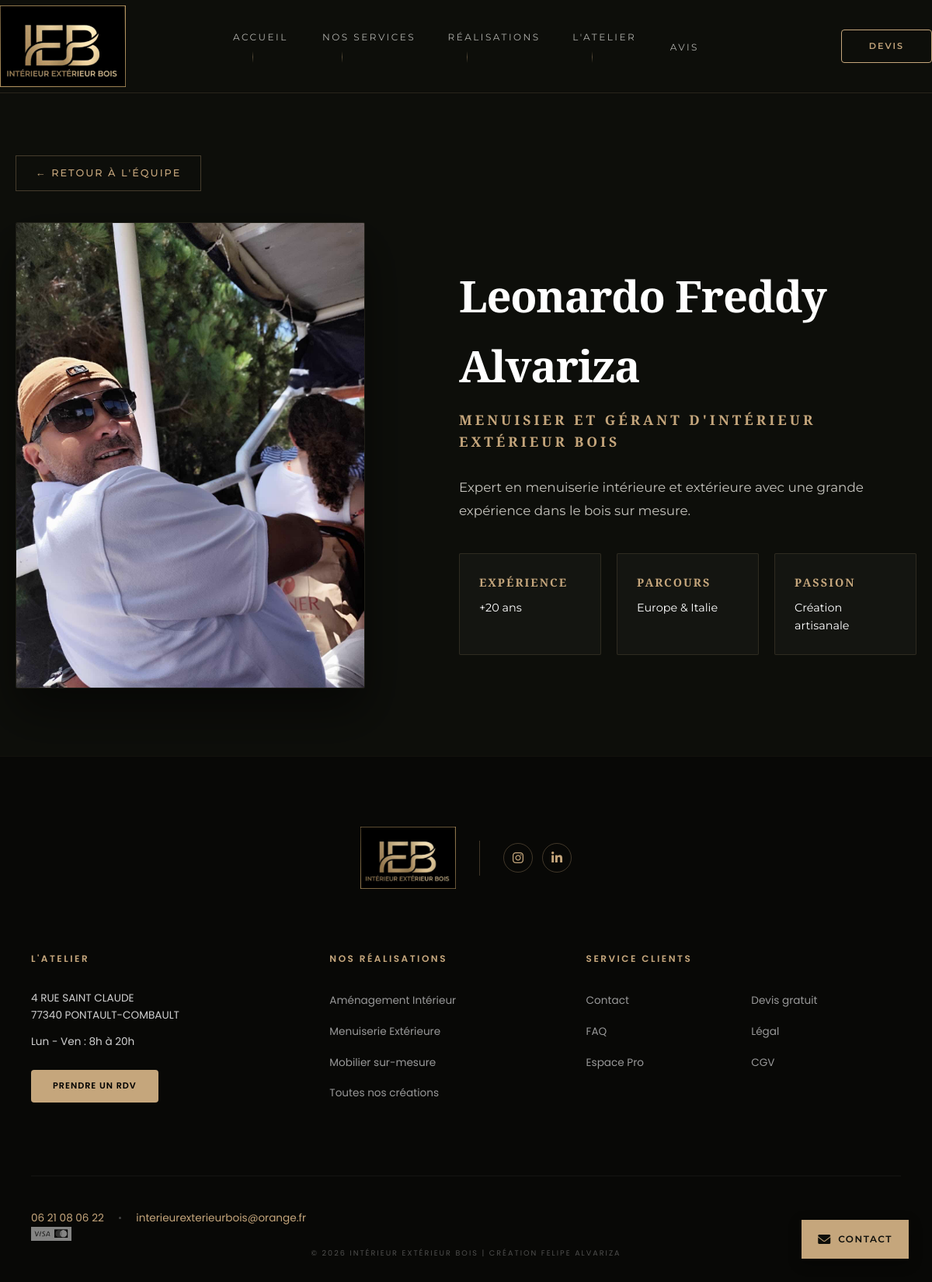
/personne_page.php?id=1, run on the app's committed database.
### tables this page shows
CREATE TABLE IF NOT EXISTS `equipe` (
  `id` int(11) NOT NULL AUTO_INCREMENT,
  `nom` varchar(255) DEFAULT NULL,
  `prenom` varchar(255) DEFAULT NULL,
  `poste` varchar(100) DEFAULT NULL,
  `description` mediumtext DEFAULT NULL,
  `photo` varchar(255) DEFAULT NULL,
  `ordre` int(11) DEFAULT NULL,
  `slug` varchar(255) DEFAULT NULL,
  `statut` varchar(50) DEFAULT 'actif',
  `date_creation` datetime DEFAULT current_timestamp(),
  PRIMARY KEY (`id`)
);

CREATE TABLE IF NOT EXISTS `equipe_cards` (
  `id` int(11) NOT NULL AUTO_INCREMENT,
  `equipe_id` int(11) DEFAULT NULL,
  `titre` varchar(255) DEFAULT NULL,
  `contenu` mediumtext DEFAULT NULL,
  `ordre` int(11) DEFAULT NULL,
  PRIMARY KEY (`id`),
  KEY `equipe_id` (`equipe_id`)
);

### src/personne_page.php (the view, shortened to what this page needs)
<?php
require_once('includes/db.php');
$id = isset($_GET['id']) ? intval($_GET['id']) : 0;
$queryMembre = $pdo->prepare("SELECT * FROM equipe WHERE id = ?");
$queryMembre->execute([$id]);
$person = $queryMembre->fetch();
$queryCards = $pdo->prepare("SELECT * FROM equipe_cards WHERE equipe_id = ? ORDER BY ordre ASC");
$queryCards->execute([$id]);
$cards = $queryCards->fetchAll();
$page_css = "css/personne_page.css?v=" . time();
include('includes/header.php');
?>
<main class="team-member-page">
    <section class="section-padding">
        <a class="back-button" href="entreprise.php">← Retour à l'équipe</a>
        <div class="member-container">
            <div class="member-image">
                <img src="<?= htmlspecialchars($person['photo']) ?>" alt="<?= htmlspecialchars($person['nom']) ?>">
            </div>
            <div class="member-info">
                <h1><?= htmlspecialchars($person['prenom'] . ' ' . $person['nom']) ?></h1>
                <h2><?= htmlspecialchars($person['poste']) ?></h2>
                <p class="member-bio"><?= nl2br(htmlspecialchars($person['description'])) ?></p>
                <?php if (!empty($cards)): ?>
                    <div class="member-cards">
                        <?php foreach ($cards as $card): ?>
                            <div class="member-card">
                                <h3><?= htmlspecialchars($card['titre']) ?></h3>
                                <p><?= htmlspecialchars($card['contenu']) ?></p>
                            </div>
                        <?php endforeach; ?>
                    </div>
                <?php endif; ?>
            </div>
        </div>
    </section>
</main>
<?php include('includes/footer.php'); ?>

### src/includes/header.php (shortened to what this page needs)
<?php
$current_page = basename($_SERVER['PHP_SELF']);
$base_path = (strpos($_SERVER['PHP_SELF'], '/admin/') !== false) ? '../' : '';
?>
<!DOCTYPE html>
<html lang="fr">
<head>
    <link rel="stylesheet" href="<?php echo $base_path; ?>css/style.css">
    <link rel="stylesheet" href="<?php echo $base_path; ?>css/header.css">
    <link rel="stylesheet" href="<?php echo $base_path; ?>css/element_flottant.css?v=<?php echo time(); ?>">
    <?php if (isset($page_css)): ?>
        <link rel="stylesheet" href="<?php echo $base_path . $page_css; ?>">
    <?php endif; ?>
</head>
<body>
    <header class="main-header">
        <div class="container">
            <div class="logo">
                <a href="<?php echo $base_path; ?>index.php">
                    <img src="<?php echo $base_path; ?>assets/img/logo_ieb.jpg" alt="IEB - Intérieur Extérieur Bois">
                </a>
            </div>
            <nav class="nav-menu" id="nav-menu">
                <ul>
                    <li style="--i:1"><a href="<?php echo $base_path; ?>index.php" class="<?php echo ($current_page == 'index.php') ? 'active' : ''; ?>">Accueil</a></li>
                    <li style="--i:2"><a href="<?php echo $base_path; ?>services.php" class="<?php echo ($current_page == 'services.php') ? 'active' : ''; ?>">Nos Services</a></li>
                    <li style="--i:3"><a href="<?php echo $base_path; ?>realisations.php" class="<?php echo ($current_page == 'realisations.php') ? 'active' : ''; ?>">Réalisations</a></li>
                    <li style="--i:4"><a href="<?php echo $base_path; ?>entreprise.php" class="<?php echo ($current_page == 'entreprise.php') ? 'active' : ''; ?>">L'Atelier</a></li>
                    <li style="--i:5"><a href="<?php echo $base_path; ?>avis.php" class="<?php echo ($current_page == 'avis.php') ? 'active' : ''; ?>">Avis</a></li>
                </ul>
            </nav>
            <div class="header-actions">
                <a href="<?php echo $base_path; ?>contact.php" class="btn-contact-pill">Devis</a>
            </div>
        </div>
    </header>

### src/includes/footer.php (shortened to what this page needs)
<?php
$base_path = (strpos($_SERVER['PHP_SELF'], '/admin/') !== false) ? '../' : '';
?>
<link rel="stylesheet" href="https://cdnjs.cloudflare.com/ajax/libs/font-awesome/6.0.0-beta3/css/all.min.css">
<link rel="stylesheet" href="<?php echo $base_path; ?>css/footer.css">
<footer class="main-footer">
    <div class="footer-container">
        <div class="brand-identity">
            <div class="brand-flex">
                <img src="<?php echo $base_path; ?>assets/img/logo_ieb.jpg" alt="Logo IEB" class="footer-logo">
                <div class="social-links">
                    <a href="https://www.instagram.com/interieur_exterieur_bois_/" target="_blank" aria-label="Instagram">
                        <i class="fab fa-instagram"></i>
                    </a>
                    <a href="#" target="_blank" aria-label="LinkedIn">
                        <i class="fab fa-linkedin-in"></i>
                    </a>
                </div>
            </div>
        </div>
        <div class="footer-main-grid">
            <div class="footer-col">
                <h4 class="col-title">L'Atelier</h4>
                <div class="col-content">
                    <p class="address">4 RUE SAINT CLAUDE<br>77340 PONTAULT-COMBAULT</p>
                    <p class="schedule">Lun - Ven : 8h à 20h</p>
                    <div class="btn-alignment">
                        <a href="<?php echo $base_path; ?>rdv.php" class="btn-gold-pill">Prendre un RDV</a>
                    </div>
                </div>
            </div>
            <div class="footer-col">
                <h4 class="col-title">Nos Réalisations</h4>
                <ul class="clean-list">
                    <li><a href="<?php echo $base_path; ?>realisations.php?filter=interieur">Aménagement Intérieur</a></li>
                    <li><a href="<?php echo $base_path; ?>realisations.php?filter=exterieur">Menuiserie Extérieure</a></li>
                    <li><a href="<?php echo $base_path; ?>realisations.php?filter=sur-mesure">Mobilier sur-mesure</a></li>
                    <li><a href="<?php echo $base_path; ?>realisations.php?filter=all">Toutes nos créations</a></li>
                </ul>
            </div>
            <div class="footer-col">
                <h4 class="col-title">Service Clients</h4>
                <div class="sub-grid-lists">
                    <ul class="clean-list">
                        <li><a href="<?php echo $base_path; ?>index.php#contact">Contact</a></li>
                        <li><a href="<?php echo $base_path; ?>faq.php">FAQ</a></li>
                        <li><a href="<?php echo $base_path; ?>admin/login.php">Espace Pro</a></li>
                    </ul>
                    <ul class="clean-list">
                        <li><a href="<?php echo $base_path; ?>contact.php">Devis gratuit</a></li>
                        <li><a href="<?php echo $base_path; ?>mentions_legales.php">Légal</a></li>
                        <li><a href="<?php echo $base_path; ?>cgv.php">CGV</a></li>
                    </ul>
                </div>
            </div>
        </div>
        <div class="footer-legal-bar">
            <div class="contact-details">
                <a href="tel:0621080622">06 21 08 06 22</a>
                <span class="dot-sep"></span>
                <a href="mailto:interieurexterieurbois@orange.fr">interieurexterieurbois@orange.fr</a>
            </div>
            <div class="payment-icons">
                <img src="<?php echo $base_path; ?>assets/img/footer/visa-mastercard.jpg" alt="Paiement sécurisé" class="img-pay">
            </div>
            <p class="copyright">
                &copy; <?php echo date('Y'); ?> INTÉRIEUR EXTÉRIEUR BOIS | CRÉATION FELIPE ALVARIZA
            </p>
        </div>
    </div>
</footer>
<?php include($base_path . 'includes/element_flottant.php'); ?>
</body>
</html>

### src/includes/element_flottant.php (shortened to what this page needs)
<a href="<?php echo $base_path; ?>index.php#contact" class="control-btn contact-bubble" title="Nous contacter">
    <i class="fa-solid fa-envelope"></i>
    <span class="bubble-text">Contact</span>
</a>

### src/css/style.css (style rules this page uses)
:root { --dark-wood: #0d0e0a; --bg-light: #161811; --light-beige: #f4f1ea; --gold-accent: #c5a67c; --gold-glow: rgba(197, 166, 124, 0.3); --transition-luxe: all 0.6s cubic-bezier(0.16, 1, 0.3, 1); }
.container { width: 90%; max-width: 1400px; margin: 0 auto; }
* { box-sizing: border-box; margin: 0; padding: 0; }
body { font-family: 'Montserrat', sans-serif; background: linear-gradient( to bottom, #0d0e0a 0%, #141610 30%, #161811 60%, #1a1c14 100% ); color: var(--light-beige); -webkit-font-smoothing: antialiased; line-height: 1.6; overflow-x: hidden; }
h1, h2, h3 { font-family: 'Playfair Display', serif; font-weight: 600; }
section { position: relative; overflow: hidden; }
:root { --gold-accent: #c5a67c; --gold-glow: rgba(197, 166, 124, 0.4); --light-beige: #f5f5f0; }
html { scroll-behavior: smooth; }
h1, h2 { letter-spacing: -0.02em; }
html, body { max-width: 100%; overflow-x: hidden; width: 100%; }

### src/css/header.css (style rules this page uses)
html, body { max-width: 100%; overflow-x: hidden; width: 100%; position: relative; }
.main-header { background-color: var(--dark-wood); backdrop-filter: blur(15px); -webkit-backdrop-filter: blur(15px); border-bottom: 1px solid rgba(197, 166, 124, 0.15); position: sticky; top: 0; z-index: 1000; height: 120px; display: flex; align-items: center; }
.main-header .container { display: flex; justify-content: space-between; align-items: center; width: 100%; }
.logo { flex: 0 0 300px; }
.logo img { height: 105px; width: auto; display: block; filter: brightness(1.1); transition: var(--transition); }
.nav-menu { flex: 2; }
.nav-menu ul { list-style: none; display: flex; justify-content: center; align-items: center; }
.nav-menu li:not(:last-child)::after { content: ""; width: 1px; height: 15px; background: linear-gradient(to bottom, transparent, var(--gold-accent), transparent); opacity: 0.4; margin: 0 25px; display: inline-block; vertical-align: middle; }
.nav-menu a { color: var(--light-beige); text-decoration: none; font-size: 0.75rem; text-transform: uppercase; letter-spacing: 2.5px; font-weight: 400; position: relative; padding: 8px 0; transition: var(--transition); opacity: 0.7; white-space: nowrap; }
.nav-menu a::after { content: ""; position: absolute; width: 0; height: 1px; bottom: 0; left: 0; background-color: var(--gold-accent); transition: var(--transition); }
.header-actions { flex: 0 0 300px; display: flex; justify-content: flex-end; }
.btn-contact-pill { position: relative; background-color: transparent; color: var(--gold-accent); padding: 12px 35px; border: 1px solid var(--gold-accent); border-radius: 4px; text-decoration: none; font-weight: 600; font-size: 0.7rem; text-transform: uppercase; letter-spacing: 2px; z-index: 1; overflow: hidden; transition: color 0.4s ease; }
.btn-contact-pill::after { content: ''; position: absolute; top: 0; left: 0; width: 100%; height: 100%; background-color: var(--gold-accent); z-index: -1; transform: scaleX(0); transform-origin: right; transition: transform 0.4s cubic-bezier(0.4, 0, 0.2, 1); }
html, body { max-width: 100% !important; overflow-x: hidden !important; position: relative; width: 100%; }

### src/css/element_flottant.css (style rules this page uses)
.control-btn { position: fixed; bottom: 30px; height: 50px; background: rgba(13, 14, 10, 0.8); border: 1px solid #c5a67c; color: #c5a67c; display: flex; align-items: center; justify-content: center; cursor: pointer; text-decoration: none; backdrop-filter: blur(8px); transition: all 0.4s cubic-bezier(0.19, 1, 0.22, 1); box-shadow: 0 5px 15px rgba(0,0,0,0.4); z-index: 9999; }
.contact-bubble { right: 30px; width: auto; padding: 0 20px; border-radius: 0; background: #c5a67c; color: #0d0e0a; }
.bubble-text { margin-left: 10px; font-weight: 600; font-size: 0.75rem; text-transform: uppercase; letter-spacing: 1.5px; }

### data on the page
equipe: photo+nom (picture), prenom+nom "Leonardo Freddy Alvariza", poste "MENUISIER ET GÉRANT D'INTÉRIEUR EXTÉRIEUR BOIS", description "Expert en menuiserie intérieure et extérieure avec une grande expérience dans le bois sur mesure."
equipe_cards: titre "EXPÉRIENCE", contenu "+20 ans"
equipe_cards: titre "PARCOURS", contenu "Europe & Italie"
equipe_cards: titre "PASSION", contenu "Création artisanale"
